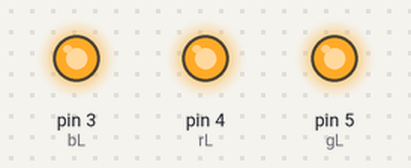
Bench run of a sketch on a simulated Arduino Uno, built with avr-gcc and run on an emulated ATmega328P. Parts: output pins drawn as LEDs (lit = HIGH).

Above: at 0.5 s.
At 1.15 s:
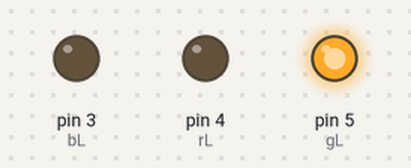
At 1.45 s:
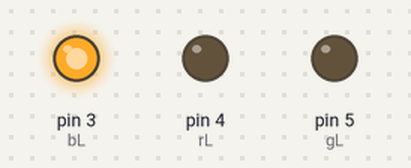
At 3.65 s:
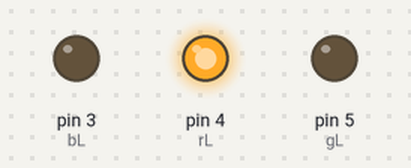
Timing chart, 0 to 4.4 s (numbered marks = the images above):
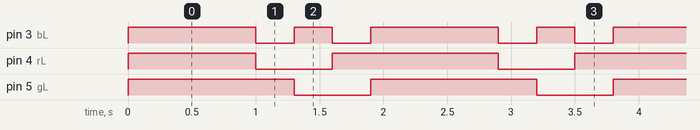

Measured:
- by itself, pin 3 (bL): repeats every 1.9 s: LOW 0.30 s, HIGH 0.30 s, LOW 0.30 s, HIGH 1.0 s
- by itself, pin 4 (rL): repeats every 1.9 s: LOW 0.60 s, HIGH 1.3 s
- by itself, pin 5 (gL): alternates HIGH for 1.3 s and LOW for 0.60 s

The sketch:

Led.ino
```cpp
int rL = 4;
int gL = 5;
int bL = 3;

void setup() {
  pinMode(rL, OUTPUT);
  pinMode(bL, OUTPUT);
  pinMode(gL, OUTPUT);
}

void loop() {
  digitalWrite(gL, HIGH);
  digitalWrite(bL, HIGH);
  digitalWrite(rL, HIGH);
  delay(1000);

  digitalWrite(gL, HIGH);
  digitalWrite(bL, LOW);
  digitalWrite(rL, LOW);
  delay(300);

  digitalWrite(gL, LOW);
  digitalWrite(bL, HIGH);
  digitalWrite(rL, LOW);
  delay(300);

  digitalWrite(gL, LOW);
  digitalWrite(bL, LOW);
  digitalWrite(rL, HIGH);
  delay(300);

}
```
